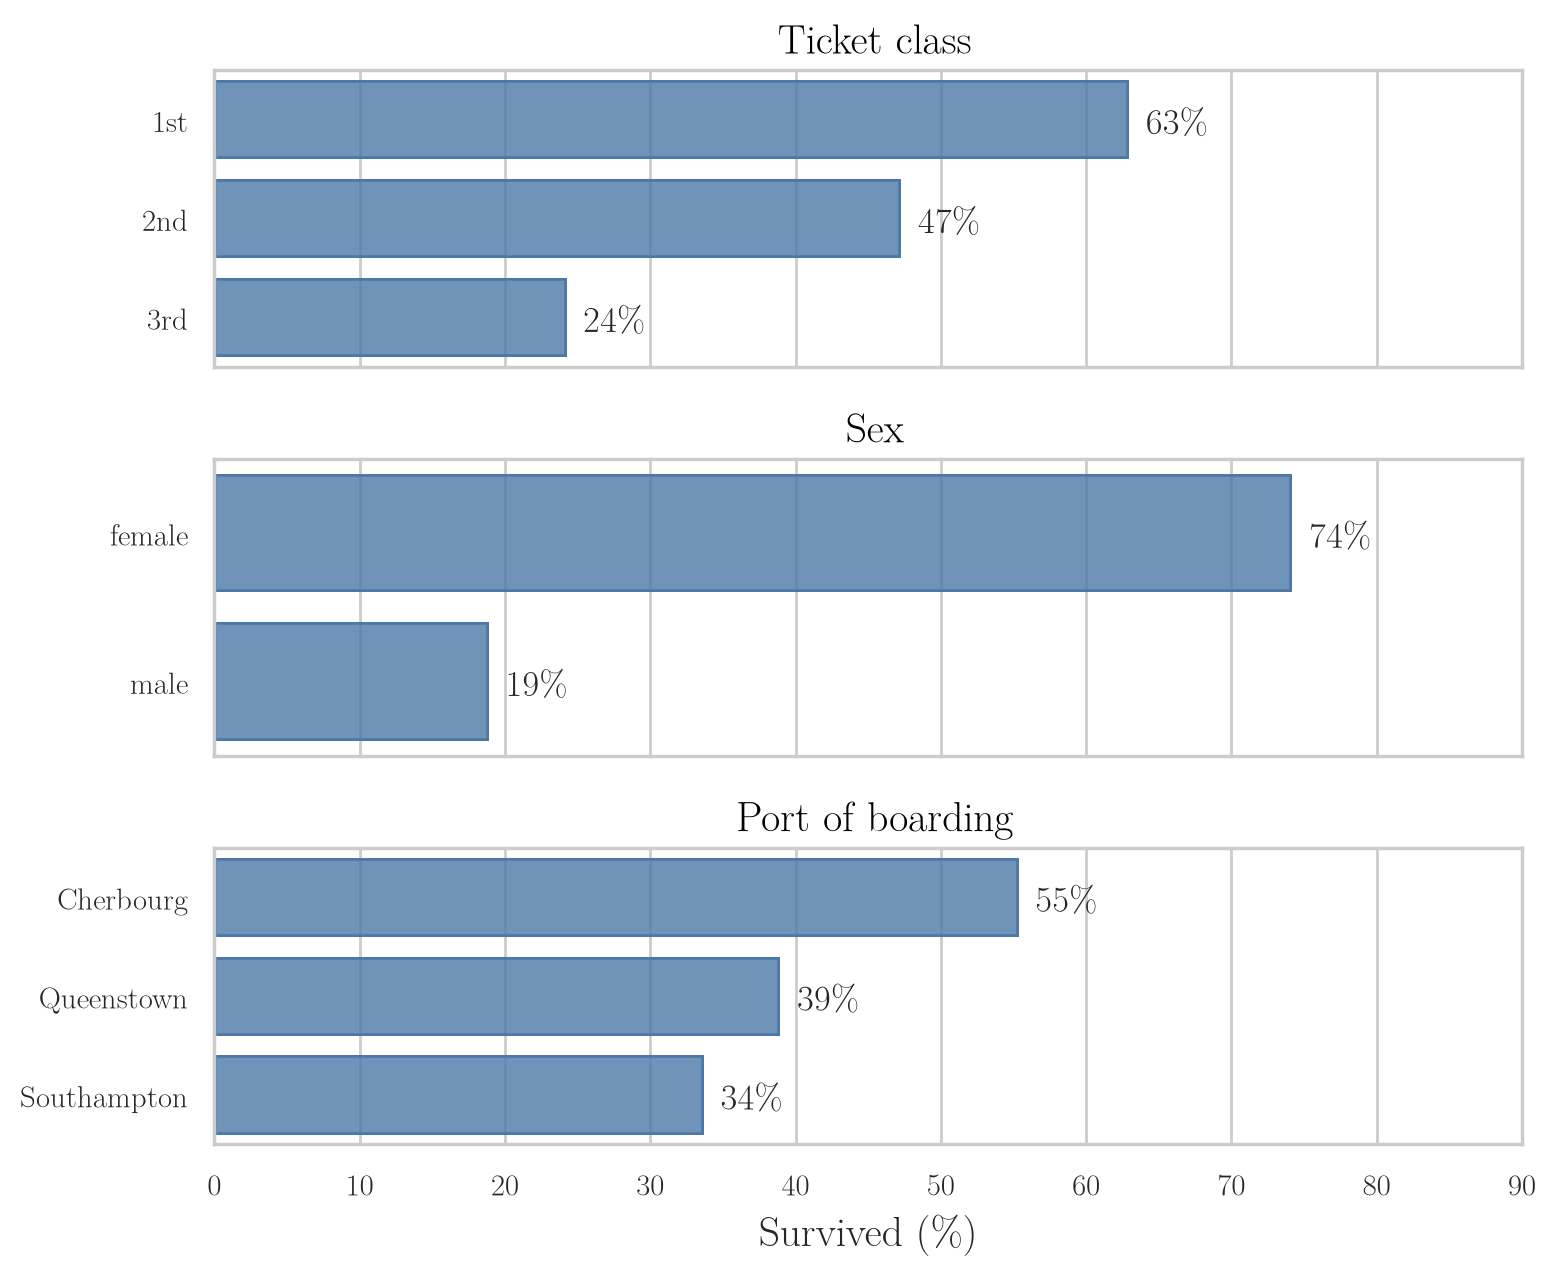

Here is the Python script that generated this plot:
"""Titanic: survival rate (%) by class, sex and port of boarding (groupby + mean x 100)."""
import pandas as pd
import seaborn.objects as so
from common import load, save_so, THEME, BLUE

t = load("titanic_train")
t["Pclass"] = t.Pclass.map({1: "1st", 2: "2nd", 3: "3rd"})
t["Embarked"] = t.Embarked.map({"C": "Cherbourg", "Q": "Queenstown", "S": "Southampton"})
names = {"Pclass": "Ticket class", "Sex": "Sex", "Embarked": "Port of boarding"}
rows = [(names[c], str(k), v * 100) for c in names for k, v in t.groupby(c)["Survived"].mean().items()]
d = pd.DataFrame(rows, columns=["column", "group", "rate"])
d["label"] = d.rate.map(lambda v: f"{v:.0f}%")
plot = (
    so.Plot(d, x="rate", y="group")
    .facet(row="column")
    .share(y=False)
    .add(so.Bar(color=BLUE, alpha=0.8))
    .add(so.Text(halign="left", fontsize=13, offset=6), text="label")
    .limit(x=(0, 90))
    .label(x="Survived (%)", y="", row="")
    .layout(size=(8, 6.6))
    .theme(THEME)
)
save_so(plot, "survival_rates")
